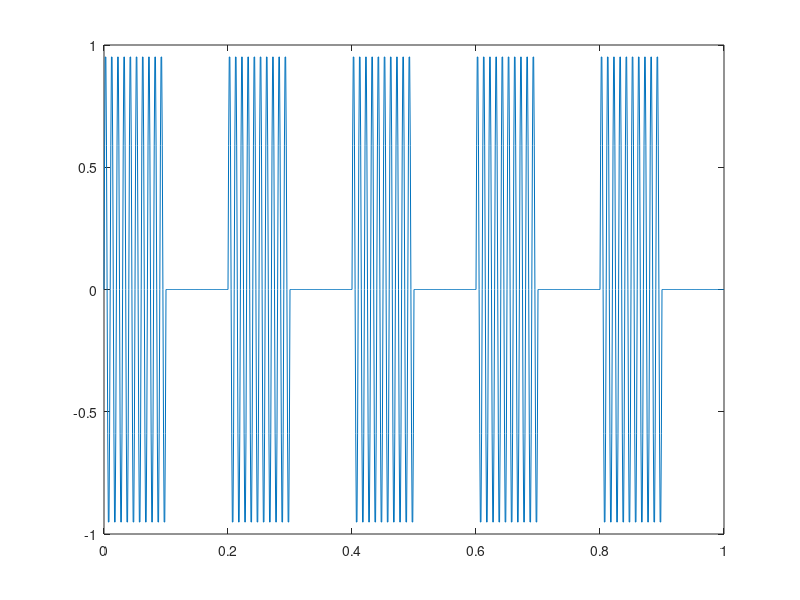
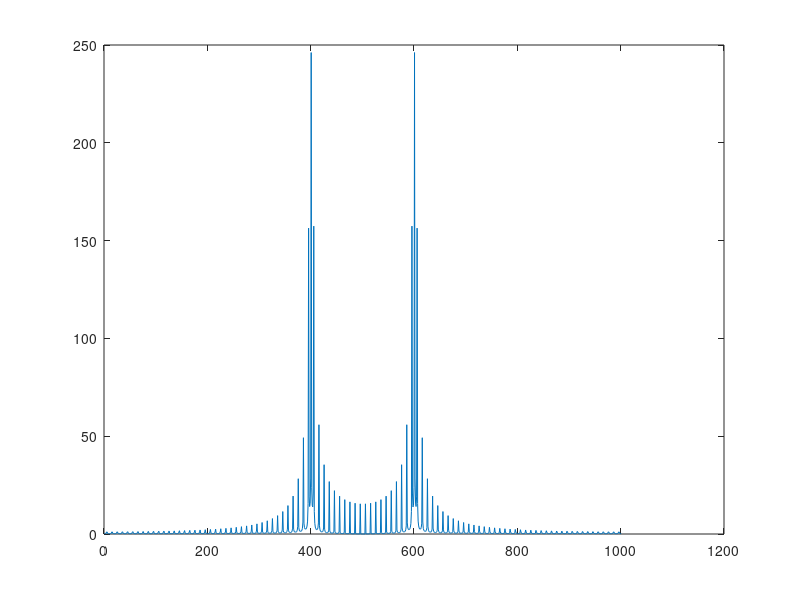

MATLAB code for these plots, in order:
close all 
clear all

fc=100;
fp=5;
amp=1;
t=0:0.001:1; 
c=amp.*sin(2*pi*fc*t);

m=amp/2.*square(2*pi*fp*t)+(amp/2);
figure
w=c.*m; 
plot(t,w)
figure
plot(abs(fftshift(fft(w))))
